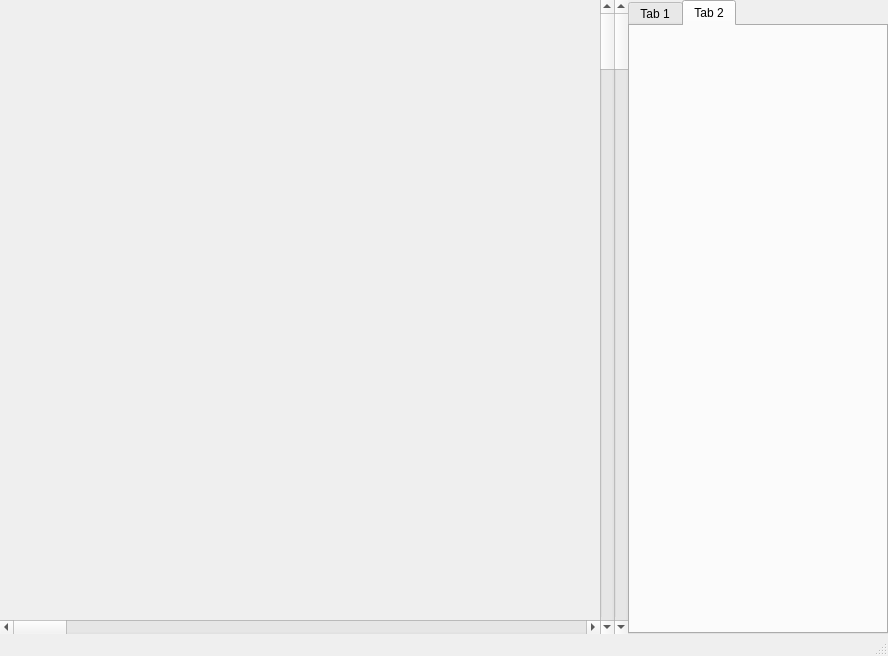
<?xml version="1.0" encoding="UTF-8"?>
<ui version="4.0">
 <class>MainWindow</class>
 <widget class="QMainWindow" name="MainWindow">
  <property name="geometry">
   <rect>
    <x>0</x>
    <y>0</y>
    <width>888</width>
    <height>656</height>
   </rect>
  </property>
  <property name="windowTitle">
   <string>MainWindow</string>
  </property>
  <widget class="QWidget" name="centralwidget">
   <property name="sizePolicy">
    <sizepolicy hsizetype="Preferred" vsizetype="Preferred">
     <horstretch>0</horstretch>
     <verstretch>0</verstretch>
    </sizepolicy>
   </property>
   <layout class="QVBoxLayout" name="verticalLayout" stretch="0">
    <property name="leftMargin">
     <number>0</number>
    </property>
    <property name="topMargin">
     <number>0</number>
    </property>
    <property name="rightMargin">
     <number>0</number>
    </property>
    <property name="bottomMargin">
     <number>0</number>
    </property>
    <item>
     <widget class="QWidget" name="horizontalWidget" native="true">
      <layout class="QHBoxLayout" name="horizontalLayout_2">
       <property name="spacing">
        <number>0</number>
       </property>
       <property name="leftMargin">
        <number>0</number>
       </property>
       <property name="topMargin">
        <number>0</number>
       </property>
       <property name="rightMargin">
        <number>0</number>
       </property>
       <property name="bottomMargin">
        <number>0</number>
       </property>
       <item>
        <widget class="QWidget" name="widget" native="true">
         <property name="sizePolicy">
          <sizepolicy hsizetype="Expanding" vsizetype="Preferred">
           <horstretch>0</horstretch>
           <verstretch>0</verstretch>
          </sizepolicy>
         </property>
         <layout class="QVBoxLayout" name="verticalLayout_2">
          <property name="spacing">
           <number>0</number>
          </property>
          <property name="leftMargin">
           <number>0</number>
          </property>
          <property name="topMargin">
           <number>0</number>
          </property>
          <property name="rightMargin">
           <number>0</number>
          </property>
          <property name="bottomMargin">
           <number>0</number>
          </property>
          <item>
           <layout class="QHBoxLayout" name="horizontalLayout">
            <property name="spacing">
             <number>0</number>
            </property>
            <item>
             <layout class="QVBoxLayout" name="verticalLayout_4">
              <property name="spacing">
               <number>0</number>
              </property>
              <item>
               <widget class="QWidget" name="OpenGLContainer" native="true">
                <property name="autoFillBackground">
                 <bool>true</bool>
                </property>
                <layout class="QVBoxLayout" name="verticalLayout_17">
                 <property name="spacing">
                  <number>0</number>
                 </property>
                 <property name="leftMargin">
                  <number>0</number>
                 </property>
                 <property name="topMargin">
                  <number>0</number>
                 </property>
                 <property name="rightMargin">
                  <number>0</number>
                 </property>
                 <property name="bottomMargin">
                  <number>0</number>
                 </property>
                </layout>
               </widget>
              </item>
              <item>
               <widget class="QScrollBar" name="horizontalScrollBar">
                <property name="orientation">
                 <enum>Qt::Horizontal</enum>
                </property>
               </widget>
              </item>
             </layout>
            </item>
            <item>
             <widget class="QScrollBar" name="verticalScrollBar_2">
              <property name="orientation">
               <enum>Qt::Vertical</enum>
              </property>
             </widget>
            </item>
            <item>
             <widget class="QScrollBar" name="verticalScrollBar">
              <property name="orientation">
               <enum>Qt::Vertical</enum>
              </property>
             </widget>
            </item>
           </layout>
          </item>
         </layout>
        </widget>
       </item>
       <item>
        <widget class="QWidget" name="widget_2" native="true">
         <property name="sizePolicy">
          <sizepolicy hsizetype="Preferred" vsizetype="Preferred">
           <horstretch>0</horstretch>
           <verstretch>0</verstretch>
          </sizepolicy>
         </property>
         <property name="focusPolicy">
          <enum>Qt::NoFocus</enum>
         </property>
         <layout class="QVBoxLayout" name="verticalLayout_3">
          <property name="leftMargin">
           <number>0</number>
          </property>
          <property name="topMargin">
           <number>0</number>
          </property>
          <property name="rightMargin">
           <number>0</number>
          </property>
          <property name="bottomMargin">
           <number>0</number>
          </property>
          <item>
           <widget class="QTabWidget" name="tabWidget">
            <property name="sizePolicy">
             <sizepolicy hsizetype="Minimum" vsizetype="MinimumExpanding">
              <horstretch>0</horstretch>
              <verstretch>0</verstretch>
             </sizepolicy>
            </property>
            <property name="currentIndex">
             <number>1</number>
            </property>
            <widget class="QWidget" name="tab_3">
             <property name="sizePolicy">
              <sizepolicy hsizetype="Minimum" vsizetype="MinimumExpanding">
               <horstretch>0</horstretch>
               <verstretch>0</verstretch>
              </sizepolicy>
             </property>
             <attribute name="title">
              <string>Tab 1</string>
             </attribute>
             <layout class="QVBoxLayout" name="verticalLayout_5">
              <property name="spacing">
               <number>0</number>
              </property>
              <property name="leftMargin">
               <number>0</number>
              </property>
              <property name="topMargin">
               <number>0</number>
              </property>
              <property name="rightMargin">
               <number>0</number>
              </property>
              <property name="bottomMargin">
               <number>0</number>
              </property>
              <item>
               <widget class="QTreeWidget" name="treeWidget">
                <property name="sizePolicy">
                 <sizepolicy hsizetype="Minimum" vsizetype="MinimumExpanding">
                  <horstretch>0</horstretch>
                  <verstretch>0</verstretch>
                 </sizepolicy>
                </property>
                <column>
                 <property name="text">
                  <string notr="true">1</string>
                 </property>
                </column>
               </widget>
              </item>
              <item>
               <widget class="QWidget" name="widget" native="true">
                <layout class="QVBoxLayout" name="verticalLayout_8">
                 <property name="spacing">
                  <number>5</number>
                 </property>
                 <property name="leftMargin">
                  <number>0</number>
                 </property>
                 <property name="topMargin">
                  <number>0</number>
                 </property>
                 <property name="rightMargin">
                  <number>0</number>
                 </property>
                 <property name="bottomMargin">
                  <number>0</number>
                 </property>
                 <item>
                  <layout class="QHBoxLayout" name="horizontalLayout_7">
                   <item>
                    <widget class="QLabel" name="label_4">
                     <property name="sizePolicy">
                      <sizepolicy hsizetype="Minimum" vsizetype="Preferred">
                       <horstretch>0</horstretch>
                       <verstretch>0</verstretch>
                      </sizepolicy>
                     </property>
                     <property name="minimumSize">
                      <size>
                       <width>35</width>
                       <height>0</height>
                      </size>
                     </property>
                     <property name="text">
                      <string> Name</string>
                     </property>
                    </widget>
                   </item>
                   <item>
                    <widget class="QLineEdit" name="lineEdit_4">
                     <property name="sizePolicy">
                      <sizepolicy hsizetype="Expanding" vsizetype="Minimum">
                       <horstretch>0</horstretch>
                       <verstretch>0</verstretch>
                      </sizepolicy>
                     </property>
                    </widget>
                   </item>
                  </layout>
                 </item>
                 <item>
                  <layout class="QHBoxLayout" name="horizontalLayout_6">
                   <item>
                    <widget class="QLabel" name="label_3">
                     <property name="sizePolicy">
                      <sizepolicy hsizetype="Minimum" vsizetype="Preferred">
                       <horstretch>0</horstretch>
                       <verstretch>0</verstretch>
                      </sizepolicy>
                     </property>
                     <property name="minimumSize">
                      <size>
                       <width>35</width>
                       <height>0</height>
                      </size>
                     </property>
                     <property name="text">
                      <string> X</string>
                     </property>
                    </widget>
                   </item>
                   <item>
                    <widget class="QDoubleSpinBox" name="doubleSpinBox">
                     <property name="sizePolicy">
                      <sizepolicy hsizetype="Expanding" vsizetype="Minimum">
                       <horstretch>0</horstretch>
                       <verstretch>0</verstretch>
                      </sizepolicy>
                     </property>
                    </widget>
                   </item>
                  </layout>
                 </item>
                 <item>
                  <layout class="QHBoxLayout" name="horizontalLayout_5">
                   <item>
                    <widget class="QLabel" name="label_2">
                     <property name="sizePolicy">
                      <sizepolicy hsizetype="Minimum" vsizetype="Preferred">
                       <horstretch>0</horstretch>
                       <verstretch>0</verstretch>
                      </sizepolicy>
                     </property>
                     <property name="minimumSize">
                      <size>
                       <width>35</width>
                       <height>0</height>
                      </size>
                     </property>
                     <property name="text">
                      <string> Y</string>
                     </property>
                    </widget>
                   </item>
                   <item>
                    <widget class="QDoubleSpinBox" name="doubleSpinBox_2">
                     <property name="sizePolicy">
                      <sizepolicy hsizetype="Expanding" vsizetype="Minimum">
                       <horstretch>0</horstretch>
                       <verstretch>0</verstretch>
                      </sizepolicy>
                     </property>
                    </widget>
                   </item>
                  </layout>
                 </item>
                 <item>
                  <layout class="QHBoxLayout" name="horizontalLayout_4">
                   <item>
                    <widget class="QLabel" name="label">
                     <property name="sizePolicy">
                      <sizepolicy hsizetype="Minimum" vsizetype="Preferred">
                       <horstretch>0</horstretch>
                       <verstretch>0</verstretch>
                      </sizepolicy>
                     </property>
                     <property name="minimumSize">
                      <size>
                       <width>35</width>
                       <height>0</height>
                      </size>
                     </property>
                     <property name="text">
                      <string> Z</string>
                     </property>
                    </widget>
                   </item>
                   <item>
                    <widget class="QDoubleSpinBox" name="doubleSpinBox_3">
                     <property name="sizePolicy">
                      <sizepolicy hsizetype="Expanding" vsizetype="Minimum">
                       <horstretch>0</horstretch>
                       <verstretch>0</verstretch>
                      </sizepolicy>
                     </property>
                    </widget>
                   </item>
                  </layout>
                 </item>
                 <item>
                  <widget class="QPushButton" name="pushButton">
                   <property name="text">
                    <string>Apply</string>
                   </property>
                  </widget>
                 </item>
                </layout>
               </widget>
              </item>
             </layout>
            </widget>
            <widget class="QWidget" name="tab_4">
             <attribute name="title">
              <string>Tab 2</string>
             </attribute>
             <layout class="QVBoxLayout" name="verticalLayout_6">
              <property name="spacing">
               <number>0</number>
              </property>
              <property name="leftMargin">
               <number>0</number>
              </property>
              <property name="topMargin">
               <number>0</number>
              </property>
              <property name="rightMargin">
               <number>0</number>
              </property>
              <property name="bottomMargin">
               <number>0</number>
              </property>
             </layout>
            </widget>
           </widget>
          </item>
         </layout>
        </widget>
       </item>
      </layout>
     </widget>
    </item>
   </layout>
  </widget>
  <widget class="QMenuBar" name="menubar">
   <property name="geometry">
    <rect>
     <x>0</x>
     <y>0</y>
     <width>888</width>
     <height>21</height>
    </rect>
   </property>
   <property name="defaultUp">
    <bool>false</bool>
   </property>
  </widget>
  <widget class="QStatusBar" name="statusbar"/>
 </widget>
 <resources/>
 <connections/>
</ui>
